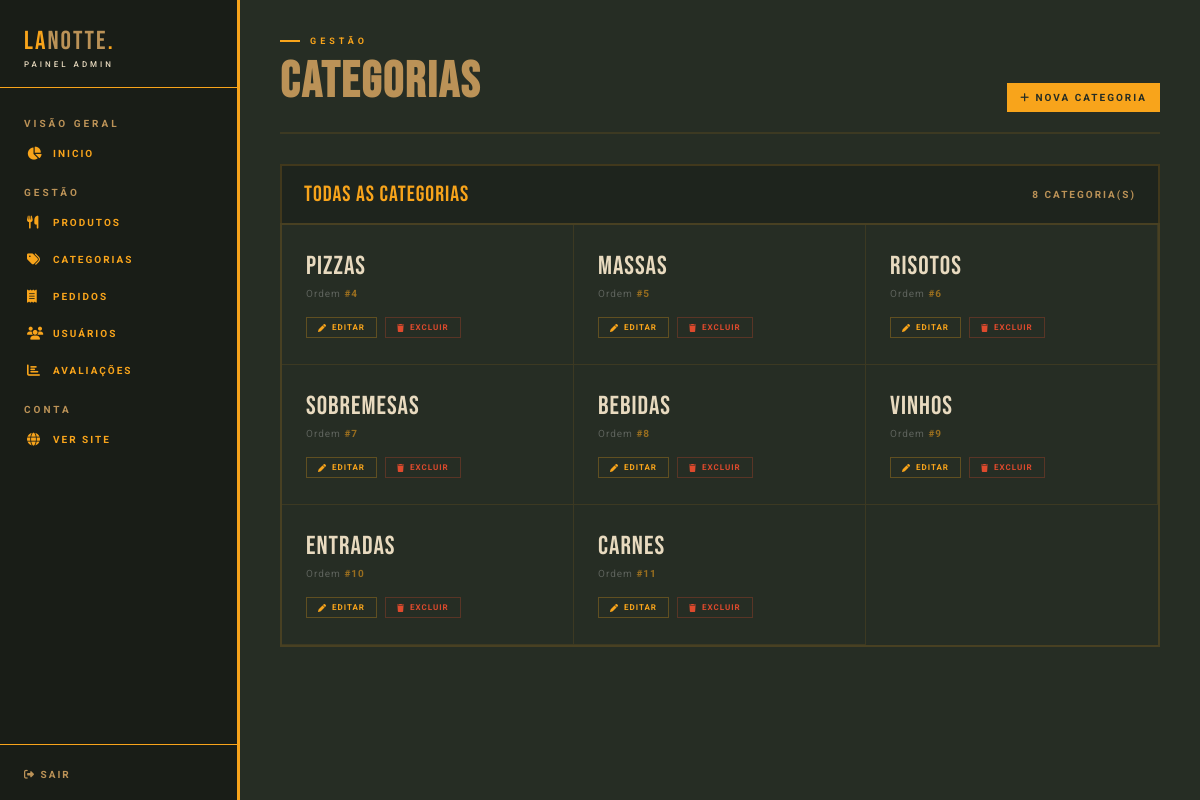
The page /public/admin/categorias/categorias.php (signed in) on the database its author committed.
### tables this page shows
CREATE TABLE `categorias` (
  `id` int(11) NOT NULL,
  `nome` varchar(11) NOT NULL
);

### public/admin/categorias/categorias.php (the view, shortened to what this page needs)
<?php
require_once '../../../config/conn.php';
$stmt = $pdo->query("SELECT * FROM categorias");
$categorias = $stmt->fetchAll(PDO::FETCH_ASSOC);
$total = count($categorias);
?>
<!DOCTYPE html>
<html lang="pt-br">
<head>
    <link rel="stylesheet" href="https://cdnjs.cloudflare.com/ajax/libs/font-awesome/6.5.0/css/all.min.css">
    <link rel="stylesheet" href="/assets/style.css">
</head>
<body class="admin">
    <?php include '../../includes/nav_admin.php'; ?>
    <div>
        <div class="main">
            <div class="page-header">
                <div>
                    <div class="eyebrow">Gestão</div>
                    <h2>Categorias</h2>
                </div>
                <a href="/public/admin/categorias/addA.php" class="add">
                    <i class="fa-solid fa-plus"></i> Nova Categoria
                </a>
            </div>
            <div class="tabela-topo" style="border:2px solid rgba(248,164,27,.16);border-bottom:0;">
                <span class="tabela-label">Todas as Categorias</span>
                <span class="tabela-count"><?= $total ?> categoria(s)</span>
            </div>
            <div class="cats-grid">
                    <?php foreach ($categorias as $categoria): ?>
                        <div class="cat-card" data-id="<?= $categoria['id'] ?>">
                            <div class="cat-nome"><?= $categoria['nome'] ?></div>
                            <div class="cat-meta">
                                Ordem <strong>#<?= $categoria['id'] ?></strong>
                            </div>
                            <div class="cat-acoes">
                                <a href="/public/admin/categorias/editarA.php?id=<?= $categoria['id'] ?>" class="btn-editar">
                                    <i class="fa-solid fa-pen"></i> Editar
                                </a>
                                <a href="/public/admin/categorias/deleteA.php?id=<?= $categoria['id'] ?>"
                                    class="btn-deletar"
                                    onclick="return confirm('Excluir? Esta ação não pode ser desfeita.')">
                                    <i class="fa-solid fa-trash"></i> Excluir
                                </a>
                            </div>
                        </div>
                    <?php endforeach; ?>
            </div>
        </div>
</body>
</html>

### assets/style.css (style rules this page uses)
* { margin: 0; padding: 0; box-sizing: border-box; }
:root { --creme: #e8dabf; --preto: #262d24; --vermelho: #de4a2d; --verde: #006B3A; --amarelo: #f8a41b; --azul: #17529f; --marrom: #bb9257; }
html { scroll-behavior: smooth; }
body { font-family: 'Roboto', sans-serif; background: var(--creme); color: var(--preto); }
body.admin { background-color: var(--preto); margin-left: 240px; }
body.admin .add { padding: 8px 12px; background-color: var(--amarelo); font-family: 'Roboto', sans-serif; text-transform: uppercase; font-weight: 700; letter-spacing: 2px; text-decoration: none; color: var(--preto); border: 1px solid var(--amarelo); transition: 0.3s; font-size: 10px; }
body.admin h2 { color: var(--marrom); font-family: 'Bebas Neue', sans-serif; font-size: 50px; letter-spacing: 2px; }
body.admin .main { padding: 36px 40px; }
body.admin .page-header { display: flex; align-items: flex-end; justify-content: space-between; margin-bottom: 30px; padding-bottom: 20px; border-bottom: 2px solid rgba(248, 164, 27, .1); }
body.admin .eyebrow { font-family: 'Roboto', sans-serif; font-size: 9px; font-weight: 700; letter-spacing: 4px; text-transform: uppercase; color: var(--amarelo); display: flex; align-items: center; gap: 10px; margin-bottom: 6px; }
body.admin .eyebrow::before { content: ''; display: block; width: 20px; height: 2px; background: var(--amarelo); }
body.admin .tabela-topo { display: flex; align-items: center; justify-content: space-between; padding: 15px 22px; background: rgba(0, 0, 0, .2); border-bottom: 1px solid rgba(248, 164, 27, .1); }
body.admin .tabela-label { font-family: 'Bebas Neue', sans-serif; font-size: 22px; letter-spacing: 1px; color: var(--amarelo); }
body.admin .tabela-count { font-family: 'Roboto', sans-serif; font-size: 10px; font-weight: 700; letter-spacing: 2px; text-transform: uppercase; color: var(--marrom); }
body.admin .btn-editar, body.admin .btn-deletar { font-family: 'Roboto', sans-serif; font-size: 8px; font-weight: 700; letter-spacing: 1px; text-transform: uppercase; text-decoration: none; padding: 5px 11px; border: 1px solid transparent; transition: 0.3s; display: inline-flex; align-items: center; gap: 5px; }
body.admin .btn-editar { color: var(--amarelo); border-color: rgba(248, 164, 27, .28); }
body.admin .btn-deletar { color: var(--vermelho); border-color: rgba(222, 74, 45, .28); }
body.admin .cats-grid { display: grid; grid-template-columns: repeat(auto-fill, minmax(240px, 1fr)); border: 2px solid rgba(248, 164, 27, .16); }
body.admin .cat-card { padding: 26px 24px; border-right: 1px solid rgba(248, 164, 27, .1); border-bottom: 1px solid rgba(248, 164, 27, .1); position: relative; overflow: hidden; transition: 0.3s; }
body.admin .cat-nome { font-family: 'Bebas Neue', sans-serif; font-size: 26px; letter-spacing: 1px; color: var(--creme); margin-bottom: 6px; }
body.admin .cat-meta { font-family: 'Roboto', sans-serif; font-size: 10px; color: rgba(255, 255, 255, .25); letter-spacing: 1px; margin-bottom: 18px; }
body.admin .cat-meta strong { color: rgba(248, 164, 27, .55); }
body.admin .cat-acoes { display: flex; gap: 8px; }

### public/includes/nav_admin.php (style rules this page uses)
:root { --creme: #e8dabf; --preto: #262d24; --vermelho: #de4a2d; --verde: #006B3A; --amarelo: #f8a41b; --azul: #17529f; --marrom: #bb9257; }

### rows shown on the page
categorias: nome "Pizzas", id "4"
categorias: nome "Massas", id "5"
categorias: nome "Risotos", id "6"
categorias: nome "Sobremesas", id "7"
categorias: nome "Bebidas", id "8"
categorias: nome "Vinhos", id "9"
categorias: nome "Entradas", id "10"
categorias: nome "Carnes", id "11"

### other values the page prints
$total "8"
